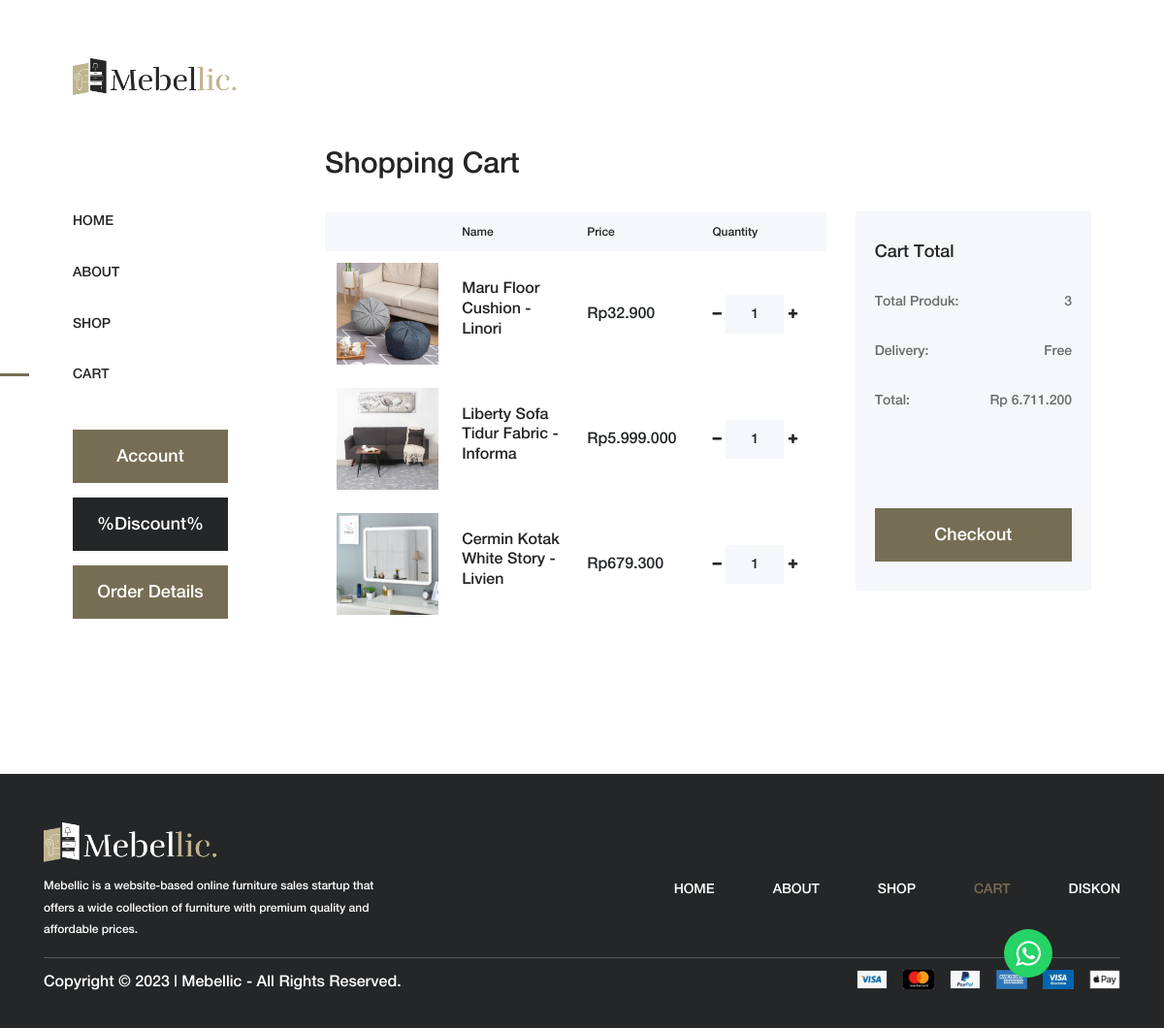
/cart.php (signed in), run on the app's committed database.
### tables this page shows
CREATE TABLE `keranjang` (
  `id_cart` int(11) NOT NULL,
  `id_produk` int(11) NOT NULL,
  `jumlah` int(11) NOT NULL,
  `id_session` int(11) NOT NULL,
  `last_price` int(11) NOT NULL
);

CREATE TABLE `produk` (
  `id_produk` int(11) NOT NULL,
  `nama_produk` varchar(50) NOT NULL,
  `detail_produk` text NOT NULL,
  `id_kategori` int(11) NOT NULL,
  `img` varchar(50) NOT NULL,
  `tersedia` varchar(15) NOT NULL,
  `harga_produk` int(15) NOT NULL,
  `diskon` int(15) NOT NULL,
  `stok_produk` int(15) NOT NULL,
  `rilis_produk` date DEFAULT NULL
);

### cart.php (the view, shortened to what this page needs)
<?php
$sid = $_SESSION['id_users'];
require 'functions.php';
 ?>
<!DOCTYPE html>
<html lang="en">
<head>
    <link rel="stylesheet" href="css/core-style.css">
    <link rel="stylesheet" href="style.css">
</head>
<body>
    <div class="main-content-wrapper d-flex clearfix">
        <?php $active_cart = "active"; require 'ui/header.php';?>
        <div class="cart-table-area section-padding-100">
            <div class="container-fluid">
                <div class="row">
                    <div class="col-12 col-lg-8">
                        <div class="cart-title mt-50">
                            <h2>Shopping Cart</h2>
                        </div>
                        <div class="cart-table clearfix">
                            <table class="table table-responsive">
                                <thead>
                                    <tr>
                                        <th></th>
                                        <th>Name</th>
                                        <th>Price</th>
                                        <th>Quantity</th>
                                    </tr>
                                </thead>
                                <tbody><?php
                                    $query = "SELECT * FROM keranjang, produk WHERE id_session = '".$sid."' AND keranjang.id_produk=produk.id_produk";
                                        $result = mysqli_query($koneksi, $query);
                                        $jumlahProduk = mysqli_num_rows($result);
                                        $total = 0;
                                        while($row = mysqli_fetch_array($result)){
                                            $subtotal = $row['last_price'] * $row['jumlah'];
                                            $total    = $total + $subtotal;
                                            $totalHarga =+ $total;
                                    ?>
                                    <tr>
                                        <td class="cart_product_img">
                                            <a href="#"><img src="img/product-img/<?php echo $row['img']; ?>" alt="Product"></a>
                                        </td>
                                        <td class="cart_product_desc">
                                            <h5><?php echo $row['nama_produk']; ?></h5>
                                        </td>
                                        <td class="price">
                                            <?php
                                            if($row['diskon'] == "0"){
                                                echo '
                                                    <span>Rp'.number_format($row['harga_produk'],0,".",".").'</span>
                                                ';
                                            }
                                        ?>
                                        </td>
                                        <td class="qty">
                                            <div class="qty-btn d-flex">
                                                <div class="quantity">
                                                    <a href="aksi_keranjang2.php?act=minus&id_produk=<?php echo $row['id_produk']; ?>"><i class="fa fa-minus" aria-hidden="true"></i></a>
                                                    <input type="number" class="qty-text" readonly id="qty" step="1" min="1" max="300" name="jumlah" value="<?php echo $row['jumlah']; ?>">
                                                    <a href="aksi_keranjang2.php?act=plus&id_produk=<?php echo $row['id_produk']; ?>"><i class="fa fa-plus" aria-hidden="true"></i></a>
                                                </div>
                                            </div>
                                        </td>
                                    </tr>
                                    <?php  } ?>
                                </tbody>
                            </table>
                        </div>
                    </div>
                    <div class="col-12 col-lg-4">
                        <div class="cart-summary">
                            <h5>Cart Total</h5>
                            <ul class="summary-table">
                                <li><span>Total Produk:</span> <span><?php echo $jumlahProduk; ?></span></li>
                                <li><span>delivery:</span> <span>Free</span></li>
                                <li><span>total:</span> <span><?php echo "Rp ".number_format($totalHarga,0,".","."); ?></span></li>
                            </ul>
                            <div class="cart-btn mt-100">
                                <a href="checkout.php" class="btn amado-btn w-100">Checkout</a>
                            </div>
                        </div>
                    </div>
                </div>
            </div>
        </div>
    </div>
    <?php $active_cart = "active"; require 'ui/footer.php';?>
    <a href="https://api.whatsapp.com/send?phone=6285883017770&text=Hai%20Mebellic" class="wa d-flex align-items-center justify-content-center"><i class="fa fa-whatsapp"></i></a>
</body>
</html>

### css/core-style.css (style rules this page uses)
* { margin: 0; padding: 0; }
body { font-family: "helveticaneuemedium"; font-size: 16px; }
h1, h2, h3, h4, h5, h6 { color: #242424; line-height: 1.3; font-weight: 400; }
a { -webkit-transition: all 500ms ease 0s; transition: all 500ms ease 0s; text-decoration: none; outline: 0 solid transparent; color: #252627; font-weight: 400; font-size: 12px; }
ul, ol { margin: 0; }
ul li, ol li { list-style: none; }
img { height: auto; max-width: 100%; }
.mt-50 { margin-top: 50px !important; }
.mt-100 { margin-top: 100px !important; }
.section-padding-100 { padding-top: 100px; padding-bottom: 100px; }
.amado-btn { display: inline-block; min-width: 160px; height: 55px; color: #ffffff; border: none; border-radius: 0; padding: 0 7px; font-size: 18px; line-height: 56px; background-color: #766e54; font-weight: 400; }
.main-content-wrapper { position: relative; z-index: 1; -webkit-transition-duration: 500ms; transition-duration: 500ms; -ms-flex-wrap: wrap; flex-wrap: wrap; }
.main-content-wrapper .cart-table-area { position: relative; z-index: 1; -webkit-box-flex: 0; -ms-flex: 0 0 calc(95% - 320px); flex: 0 0 calc(95% - 320px); width: calc(95% - 320px); max-width: calc(95% - 320px); }
.main-content-wrapper .cart-table-area .cart-title h2 { font-size: 30px; margin-bottom: 30px; color: #242424; }
.main-content-wrapper .cart-table-area table thead { width: 100%; display: block; }
.main-content-wrapper .cart-table-area table thead tr { display: -webkit-box; display: -ms-flexbox; display: flex; width: 100%; height: 40px; background-color: #f5f7fa; }
.main-content-wrapper .cart-table-area table thead tr th { border-top: none; border-bottom: none; -webkit-box-flex: 0; -ms-flex: 0 0 25%; flex: 0 0 25%; width: 25%; max-width: 25%; font-size: 12px; color: #242424; text-transform: capitalize; font-weight: 400; }
.main-content-wrapper .cart-table-area table tbody { width: 100%; display: block; }
.main-content-wrapper .cart-table-area table tbody tr { display: -webkit-box; display: -ms-flexbox; display: flex; -webkit-box-align: center; -ms-flex-align: center; -ms-grid-row-align: center; align-items: center; width: 100%; }
.main-content-wrapper .cart-table-area table tbody tr td { border: none; -webkit-box-flex: 0; -ms-flex: 0 0 25%; flex: 0 0 25%; width: 25%; max-width: 25%; }
.main-content-wrapper .cart-table-area table tbody tr td h5 { font-size: 16px; color: #252525; }
.main-content-wrapper .cart-table-area table tbody tr td .qty-btn .quantity { position: relative; z-index: 1; }
.main-content-wrapper .cart-table-area table tbody tr td .qty-btn .quantity input { text-align: center; background-color: #f5f7fa; height: 40px; width: 60px; border: none; -moz-appearance: textfield; -webkit-appearance: textfield; appearance: textfield; color: #242424; font-size: 14px; }
.main-content-wrapper .cart-table-area .cart-summary { background-color: #f5f7fa; margin-top: 118px; position: relative; z-index: 1; padding: 30px 20px; }
.main-content-wrapper .cart-table-area .cart-summary h5 { font-size: 18px; margin-bottom: 0; }
.main-content-wrapper .cart-table-area .cart-summary .summary-table { margin-top: 30px; }
.main-content-wrapper .cart-table-area .cart-summary .summary-table li { display: -webkit-box; display: -ms-flexbox; display: flex; -webkit-box-pack: justify; -ms-flex-pack: justify; justify-content: space-between; margin-bottom: 30px; text-transform: capitalize; }
.main-content-wrapper .cart-table-area .cart-summary .summary-table li span { color: #6b6b6b; font-size: 14px; }
.wa { position: fixed; right: 115px; bottom: 52px; z-index: 996; background: #25D366; width: 50px; height: 50px; border-radius: 50px; }
input[type=number] { -moz-appearance: textfield; }

### data on the page
keranjang: id_produk.img (picture), id_produk.nama_produk "Maru Floor Cushion - Linori", id_produk.harga_produk "32.900", jumlah "1"
keranjang: id_produk.img (picture), id_produk.nama_produk "Liberty Sofa Tidur Fabric - Informa", id_produk.harga_produk "5.999.000", jumlah "1"
keranjang: id_produk.img (picture), id_produk.nama_produk "Cermin Kotak White Story - Livien", id_produk.harga_produk "679.300", jumlah "1"

### other printed values
$jumlahProduk "3"
$totalHarga "6.711.200"
